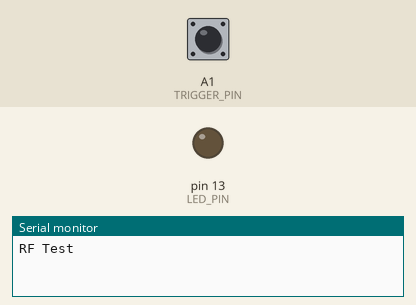
Recording of a sketch running on a simulated Arduino Uno, built with avr-gcc and run on an emulated ATmega328P. On the bench: output pins drawn as LEDs (lit = HIGH), the last lines printed to the serial monitor. Dashed ring = blinking. The inputs (shaded band) are chosen by the test bench; at power-on: A1 (TRIGGER_PIN) LOW.

Above: at 1.2 s.
1.3 s: A1 (TRIGGER_PIN) driven HIGH
At 2.0 s:
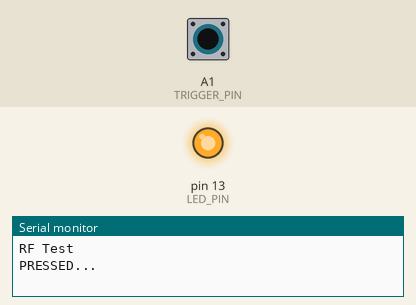
2.8 s: A1 (TRIGGER_PIN) driven LOW
At 3.9 s:
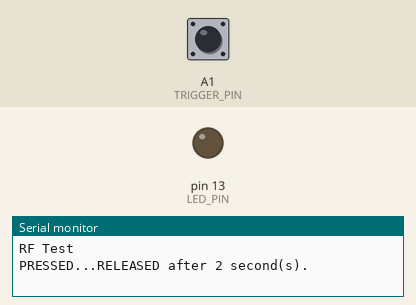
4.3 s: A1 (TRIGGER_PIN) pulsed HIGH 2 times (0.12 s each, 0.3 s apart)
At 4.66 s:
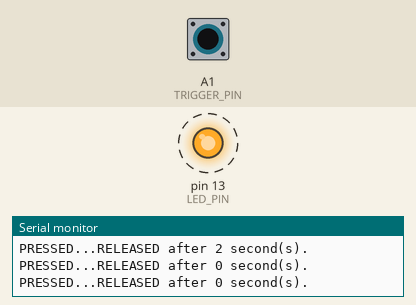
Timing chart, 0 to 7.3 s (numbered marks = the images above; inputs shaded):
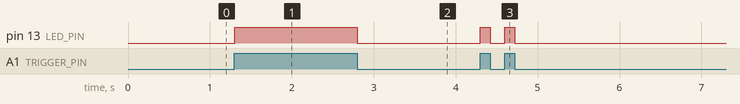

The sketch:

15-1_rf_test.ino
```cpp
// 간단한 RF 연결 테스트

// 모멘터리 형식의 RF 수신기가 사용된 것으로 가정한다.
// M4 모멘터리 형식 RF 수신기는 푸시 버튼과 유사한 방식으로 동작한다.
// 리모컨의 버튼이 눌린 상태이면 수신기 모듈의 D2 핀은 HIGH 상태가 되고
// 리모컨의 버튼이 눌리지 않은 상태이면 수신기 모듈의 D2 핀은 LOW 상태가 된다.

// 수신기 모듈의 "D2" 핀이 연결된 아두이노 입출력 핀 번호
const int TRIGGER_PIN = A1;

// 리모컨 버튼이 눌렸을 때 켜지는 LED가 연결된 핀 번호
const int LED_PIN = 13;

// 버튼이 눌리기 시작한 시간 저장을 위한 변수
unsigned long start_time;

// 버튼이 눌리기 시작했을 때 메시지 출력을 위한 변수
boolean announced;

void setup()
{
  Serial.begin(9600);
  Serial.println("RF Test");

  // LED 연결 핀을 출력으로 설정
  pinMode(LED_PIN, OUTPUT);
}

void loop()
{
  digitalWrite(LED_PIN, LOW);   // 버튼이 눌리지 않았을 때 LED 끔
  announced = false;    // 현재 버튼은 눌리지 않은 상태에 있음

  // 버튼이 눌린 동안은 while 루프에 머무름
  while (digitalRead(TRIGGER_PIN))
  {
    // 버튼이 눌리기 시작할 때 한 번만 동작
    if (!announced)
    {
      start_time = millis();
      Serial.print("PRESSED...");
      announced = true;   // 버튼을 누르기 시작할 때 한 번만 메시지 출력
    }
    digitalWrite(LED_PIN, HIGH);
  }

  // 버튼을 눌렀다 뗄 때 버튼을 누른 시간을 출력
  if (announced)
  {
    Serial.print("RELEASED after ");
    unsigned long duration = millis() - start_time;
    Serial.print(round(duration / 1000.0));   // 초 단위로 버튼을 누른 시간 출력
    Serial.println(" second(s).");
  }
}
```

Measured:
- after the input at 1.3 s, pin 13 (LED_PIN): LOW → HIGH at once
- after the input at 2.8 s, pin 13 (LED_PIN): HIGH → LOW at once
- after the input at 4.3 s, pin 13 (LED_PIN): alternates HIGH for 0.12 s and LOW for 0.18 s, 4 changes in all, then stays LOW, starting at once
